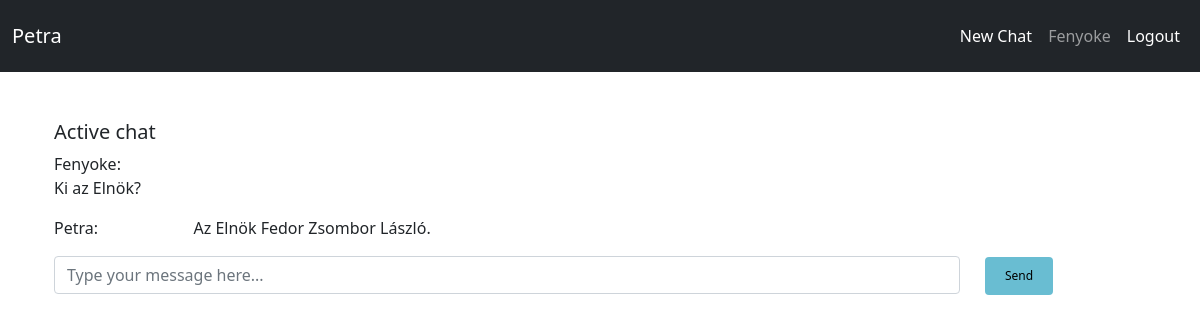
Page /chat/1/ (signed in) on the committed database.
### PetraBot/models.py (models this page shows)
class ChatMessage(models.Model):
    chat = models.ForeignKey(Chat, on_delete=models.CASCADE, default=None)
    message = models.CharField(max_length=90000)
    answer = models.CharField(max_length=90000)
    user = models.ForeignKey(User, on_delete=models.CASCADE, default=None)
    time = models.DateTimeField(auto_now_add=True)
    tokens = models.IntegerField(default=0)

### PetraBot/views.py (the view)
# urls.py: re_path(r'^chat/(?P<pk>\d+)/$', views.chat, name='chat'),
@login_required
def chat(request, pk):
    tchat = get_object_or_404(Chat, pk=pk)
    if request.method == 'POST':
        messages = ChatMessage.objects.filter(chat=tchat)
        ct = ""
        for message in messages:
            ct += message.message + "\n" + message.answer + "\n"
        response = process(request.POST['chat_input'], tchat.context + ct,pk)
        konvRes = markdown.markdown(response)
        ChatMessage.objects.create(
            chat=tchat,
            message=str(request.POST.get('chat_input', False)),
            answer=konvRes,
            user=request.user
        )
        tchat.save()
        return redirect('chat', tchat.pk)
    else:
        user = request.user
        if ChatMessage.objects.filter(chat=tchat).exists():
            messages = ChatMessage.objects.filter(chat=tchat)
            return render(request, 'chat.html', {'messages': messages})
        else:
            message = {}
            return render(request, 'chat.html', message)

### templates/chat.html (shortened to what this page needs)
{% extends 'base.html' %}
{% load static %}
{% block content %}
    <div class="container" id="chat-container">
        <div class="row">
            <div class="col-md-9">
                <h5>Active chat</h5>
                <div id="active_chat">
                    <div id="output">
                        {% for message in messages %}
                            {% if user is message.user or user.is_staff %}
                                <div class="message">
                                    <div class="row">
                                        <div class="col">
                                            <label class="label label-info" for="mess">
                                                {{ message.user }}:
                                            </label>
                                            <p id="mess"> {{ message.message|safe }}</p>
                                        </div>
                                    </div>
                                    <div class="row">
                                        <div class="col-2">
                                            Petra:
                                        </div>
                                        <div class="col-10" id="chat-answer">
                                            <div id="editor">{{ message.answer|safe }}</div>
                                        </div>
                                    </div>
                                </div>
                            {% else %}
                                <p>Nincs jogosultságod a chat megtekintésére.</p>
                            {% endif %}
                        {% endfor %}
                    </div>
                </div>
            </div>
        </div>
    </div>
    <div class="container">
        <div id="input" class="h-50">
            <form method="post" id="chat_form">
                <div class="row">
                    <div class="col-sm-10">
                        <input type="text" id="msg" name="chat_input" class="form-control"
                               placeholder="Type your message here...">
                    </div>
                    <div class="col-sm-2">
                        <button type="submit" class="btn btn-success" onclick="simulateTyping()">Send</button>
                    </div>
                </div>
            </form>
        </div>
    </div>
{% endblock %}

### templates/base.html (shortened to what this page needs)
{% load static %}
<!DOCTYPE html>
<html lang="en">
    <head>
        <link href="https://cdn.jsdelivr.net/npm/bootstrap@5.0.2/dist/css/bootstrap.min.css" rel="stylesheet">
    </head>
    <body>
      {% block body %}
         <nav class="navbar navbar-expand-md navbar-dark bg-dark d-none d-md-block">
              <div class="container-fluid">
                <a class="navbar-brand" >Petra</a>
                <div class="navbar" id="navbarSupportedContent">
                    {% if user.is_authenticated %}
                          <ul class="navbar-nav me-auto mb-2 mb-lg-0">
                            <li class="nav-item">
                              <a class="nav-link active" aria-current="page" href="{% url 'new_chat' %}">New Chat</a>
                            </li>
                            <li class="nav-item">
                              <a class="nav-link" href="{% url 'profile' %}">{{ user.username }}</a>
                            </li>
                            <li class="nav-item">
                              <a class="nav-link active" href="{% url 'logout' %}" >Logout</a>
                            </li>
                          </ul>
                    {% else %}
                          <div class="navbar-menu-right" aria-labelledby="userMenu">
                                <a href="{% url 'login' %}" class="btn">Log in</a>
                                <a href="{% url 'signup' %}" class="btn">Sign up</a>
                          <div class="dropdown-divider"></div>
                    {% endif %}
                </div>
              </div>
         </nav>
  <div class="container">
    {% block content %}
    {% endblock %}
  </div>
    {% endblock body %}
  </body>
</html>

### templates/base.html (style rules this page uses)
.btn { background-color: #69bdd2; border: none; color: black; padding: 10px 20px; text-align: center; text-decoration: none; font-size: 12px; margin: 1px 1px; cursor: pointer; }
a { color: #69bdd2; }

### rows in the picture
ChatMessage: user "Fenyoke", message "Ki az Elnök?", answer "Az Elnök Fedor Zsombor László."

### other values in the picture
{{ user.username }} "Fenyoke"
